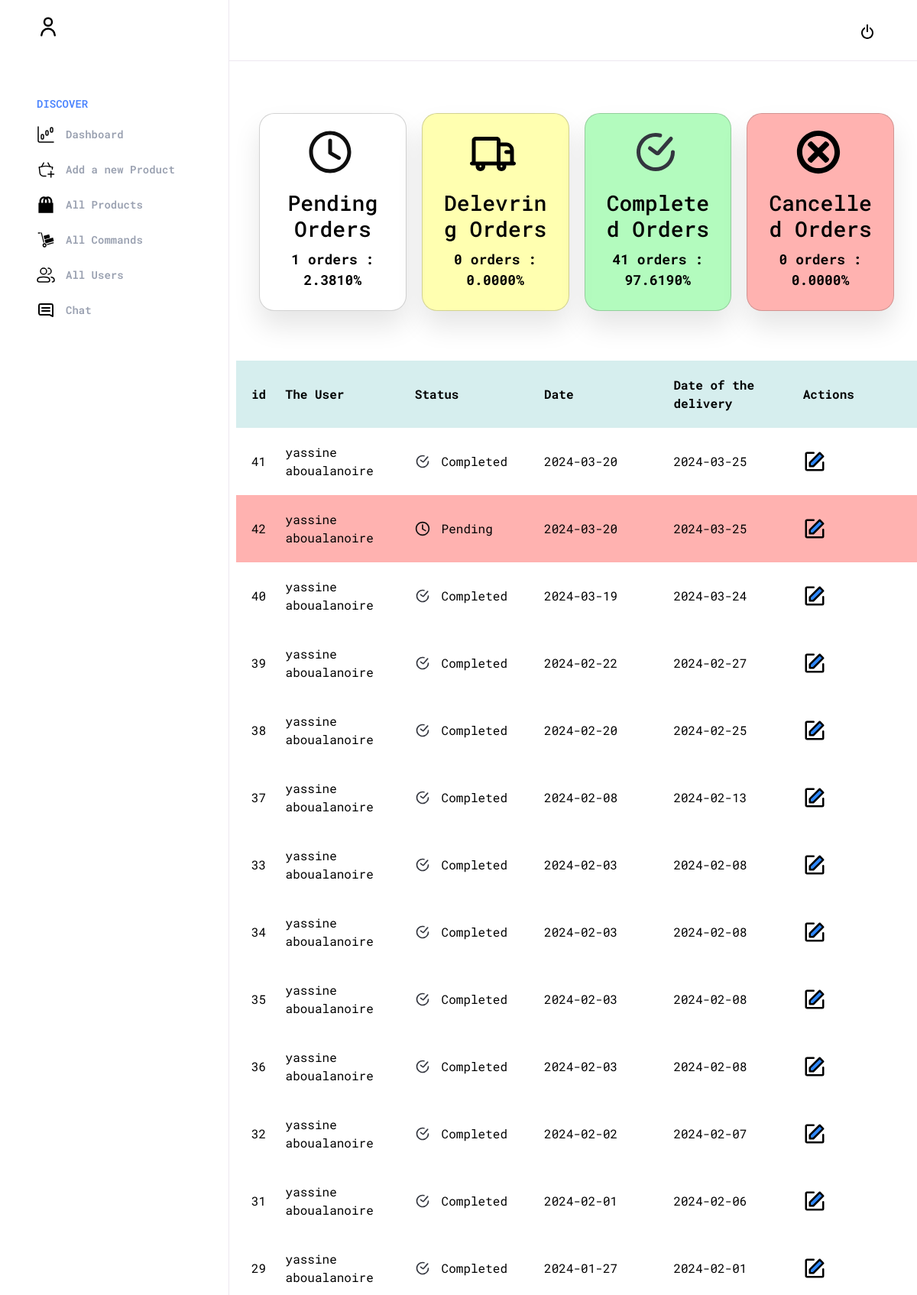
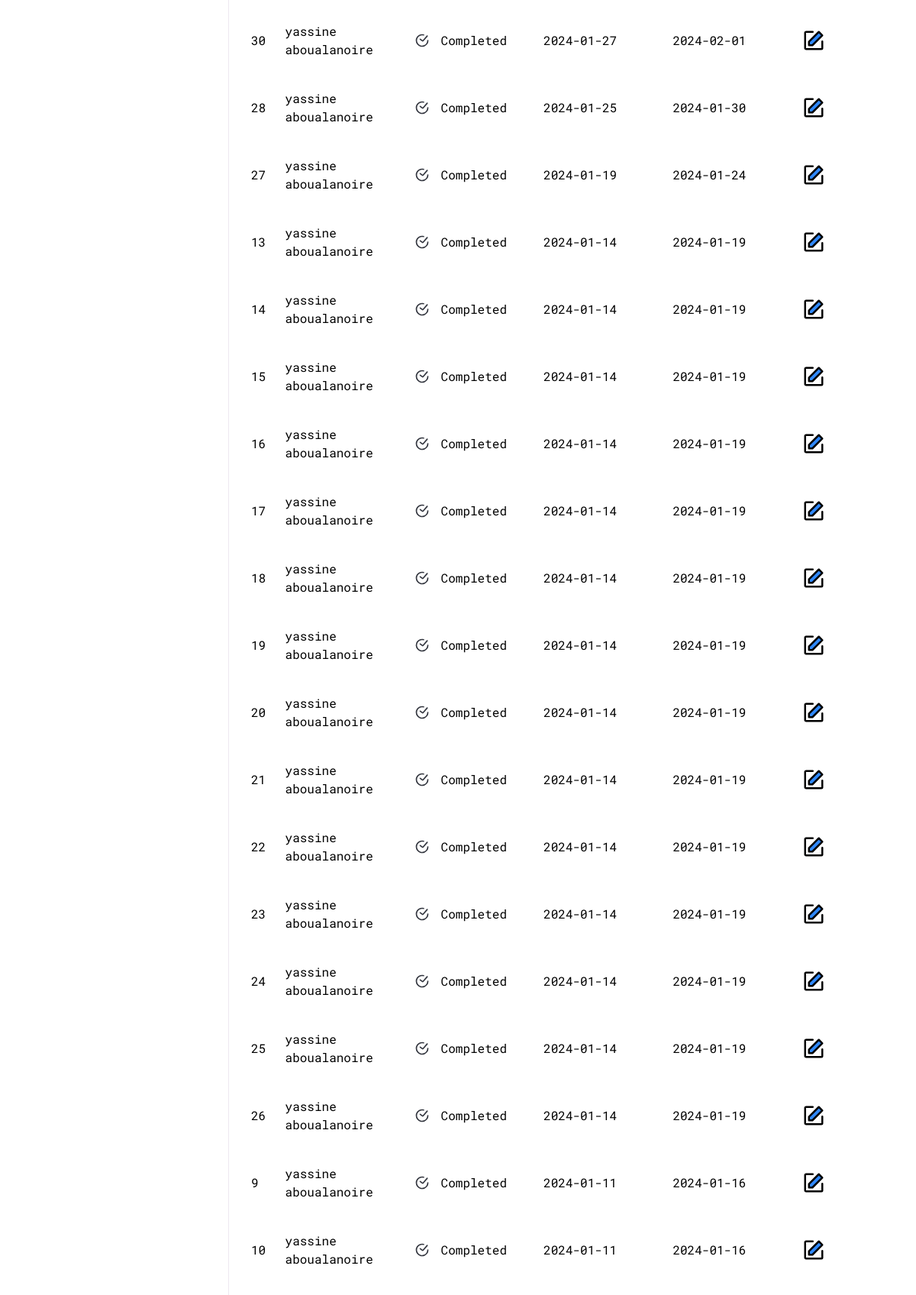
Page /admin/pages/display_commandes/display.php (upper part) on the committed database (2 pictures, top to bottom).
### tables this page shows
CREATE TABLE `orders` (
  `id` int(11) NOT NULL,
  `id_user` int(11) NOT NULL,
  `STATUS` varchar(100) NOT NULL,
  `ordate` date NOT NULL,
  `dilivredate` date NOT NULL,
  `adress` varchar(400) DEFAULT NULL
);

CREATE TABLE `users` (
  `id` int(11) NOT NULL,
  `FN` varchar(100) NOT NULL,
  `LN` varchar(100) NOT NULL,
  `USERNAME` varchar(100) NOT NULL,
  `EMAIL` varchar(100) NOT NULL,
  `PASSWORD_USER` varchar(100) NOT NULL,
  `genre` varchar(20) NOT NULL,
  `IS_ADMIN` int(1) NOT NULL DEFAULT 0,
  `SignUpDate` date DEFAULT NULL,
  `BornDate` date DEFAULT NULL,
  `Suspended` int(1) NOT NULL DEFAULT 0
);

CREATE TABLE `icon_order` (
  `id_icon` int(11) NOT NULL,
  `icon` varchar(2000) NOT NULL,
  `status` varchar(100) NOT NULL
);

### PHP/Functions.php (called while the page is built, shortened)
<?php
function connect(){
    $mysqli = new mysqli('localhost', 'root', '', 'moukhliss_store');
    if($mysqli->connect_errno != 0){
       return $mysqli->connect_error;
    }else{
       $mysqli->set_charset("utf8mb4");
    }
    return $mysqli;
 }
 function executeSingleValueQuery($query) {
    $mysqli = connect();
    $result = $mysqli->query($query);
    if ($result) {
        $row = $result->fetch_row();
        if ($row) {
            return $row[0];
        }
        else{
            return 0 ;
        }
    }
    return 0;
}
function getAllCommandes(){
    $mysqli = connect();
   $res = $mysqli->query("SELECT o.id, u.FN, u.LN, o.STATUS, o.ordate, o.dilivredate, io.icon
   FROM orders o
   JOIN users u ON o.id_user = u.id
   JOIN icon_order io ON o.STATUS = io.status
   ORDER BY o.ordate DESC
    ");
   if ($res->num_rows > 0){
   while($row = $res->fetch_assoc()){
      $commands[] = $row;
   }}
   else{
     $commands=0;
   }
   return $commands;
}
?>

### admin/pages/display_commandes/display.php (the view, shortened to what this page needs)
<?php
require '../../../PHP/Functions.php';
 ?>
 <!DOCTYPE html>
<html lang="en">
<head>
    <link rel="stylesheet" href="../../style.css">
    <link rel="stylesheet" href="main.css">
	<link rel="stylesheet" href="https://cdnjs.cloudflare.com/ajax/libs/font-awesome/5.15.4/css/all.min.css"/>
    <link href="https://cdn.jsdelivr.net/npm/bootstrap@5.2.3/dist/css/bootstrap.min.css" rel="stylesheet">
</head>
<body>
  <div class="dashboard">
	<aside class="search-wrap">
		<div class="user-actions">
			<button>
			<a href="../../../index.php">
				<svg xmlns="http://www.w3.org/2000/svg" width="24" height="24" viewBox="0 0 24 24"><path d="M12 21c4.411 0 8-3.589 8-8 0-3.35-2.072-6.221-5-7.411v2.223A6 6 0 0 1 18 13c0 3.309-2.691 6-6 6s-6-2.691-6-6a5.999 5.999 0 0 1 3-5.188V5.589C6.072 6.779 4 9.65 4 13c0 4.411 3.589 8 8 8z"/><path d="M11 2h2v10h-2z"/></svg>
	</a>				</button>
		</div>
	</aside>
	<header class="menu-wrap">
		<figure class="user">
			<div class="user-avatar">
			</div>
		</figure>
        <nav>
			<section class="dicover">
				<h3>Discover</h3>
				<ul>
				<li>
						<a href="../../dash.php">
						Dashboard
						</a>
					</li>
					<li>
						<a href="..\add-number\add.php">
						Add a new Product
						</a>
					</li>
					<li>
						<a href="..\display\display.php">
                       	All Products</a>
					</li>
					<li>
						<a href="..\display_commandes\display.php">
							All Commands
						</a>
					</li>
					<li>
						<a href="..\display_users\display.php">
							All Users
						</a>
					</li>
					<li>
						<a href="..\chat\chat.php">
						Chat				</a>
					</li>
				</ul>
			</section>
		</nav>
	</header>
    <div class="display">
  <div class="product-wrapper">
  <div class="display">
	<div class="before_table">
	<section class="main">
      <div class="main-skills">
        <div status='Pending' class="card">
          <i ></i>
          <h3>Pending Orders</h3>
		  <p> <?php echo executeSingleValueQuery("SELECT COUNT(*) from orders where status='Pending'"); ?> orders :  <?php echo executeSingleValueQuery("SELECT (COUNT(CASE WHEN status = 'Pending' THEN 1 END) / COUNT(*)) * 100 AS percentage FROM orders
"); ?>%</p>
        </div>
        <div status='Delevring' class="card">
          <i ></i>
          <h3>Delevring Orders</h3>
          <p> <?php echo executeSingleValueQuery("SELECT COUNT(*) from orders where status='Delevring'"); ?> orders :  <?php echo executeSingleValueQuery("SELECT (COUNT(CASE WHEN status = 'Delevring' THEN 1 END) / COUNT(*)) * 100 AS percentage FROM orders
"); ?>%</p>
        </div>
        <div status='Completed' class="card">
          <i ></i>
          <h3>Completed Orders</h3>
		  <p> <?php echo executeSingleValueQuery("SELECT COUNT(*) from orders where status='Completed'"); ?> orders :  <?php echo executeSingleValueQuery("SELECT (COUNT(CASE WHEN status = 'Completed' THEN 1 END) / COUNT(*)) * 100 AS percentage FROM orders
"); ?>%</p>
        </div>
		<div status='Cancelled' class="card">
          <i ></i>
          <h3>Cancelled Orders </h3>
		  <p> <?php echo executeSingleValueQuery("SELECT COUNT(*) from orders where status='Cancelled'"); ?> orders : <?php echo executeSingleValueQuery("SELECT (COUNT(CASE WHEN status = 'Cancelled' THEN 1 END) / COUNT(*)) * 100 AS percentage FROM orders
"); ?>%</p>
        </div>
      </div>
    </section>
	<br>
<div id="showdata" class="content_users">
  <table>
	<thead>
	<tr>
		<td>id </td>
		<td>The User </td>
		<td>Status</td>
		<td>Date </td>
		<td>Date of the delivery</td>
		<td>Actions</td>
	</tr>
	</thead>
	<?php
$Commands =getAllCommandes();
	if ($Commands!=0){
		$todaysDate = date("Y-m-d");
         foreach ($Commands as $command) {
			   ?>
	<tr status='<?php echo"  ".$command['STATUS'];?>' id="tr_<?php echo $command['id']; ?>" <?php if(($command['dilivredate']<$todaysDate ) AND ($command['STATUS']!="Completed")){
		echo "class=red_row";
	}?>>
		<td><?php echo $command['id']; ?></td>
		<td><?php echo $command['FN']." ".$command['LN'] ; ?></td>
		<td  ><?php echo$command['icon'];?> <span><?php echo"  ".$command['STATUS'];?> </span></td>
		<td><?php echo $command['ordate']; ?></td>
		<td><?php echo $command['dilivredate'];?></td>
		<td><a onclick="openForm('<?php echo $command['id']; ?>')"> </a>
		</td>
	</tr>
</div>
<?php
	}
	}
?>
</body>
</html>

### admin/style.css (style rules this page uses)
* { box-sizing: border-box; }
* { font-family: 'Karla', sans-serif; font-family: 'Nova Square', sans-serif; font-family: 'Poppins', sans-serif; font-family: 'Roboto Mono', monospace; }
html, body { color: #99a0b0; width: 100%; height: 100%; overflow: hidden; background: #f5f5fa; font-size: 16px; line-height: 120%; font-family: Open Sans, Helvetica, sans-serif; }
.dashboard { display: grid; width: 100%; height: 100%; grid-gap: 0; grid-template-columns: 300px auto; grid-template-rows: 80px auto; grid-template-areas: 'menu search' 'menu content'; }
.search-wrap { grid-area: search; background: #fff; border-bottom: 1px solid #ede8f0; display: flex; align-items: center; justify-content: space-between; padding: 0 3em; }
.search-wrap .user-actions button { border: 0; background: none; width: 32px; height: 32px; margin: 0; padding: 0; margin-left: 0.5em; }
.search-wrap .user-actions button svg { position: relative; top: 2px; }
.menu-wrap { grid-area: menu; padding-bottom: 3em; overflow: auto; background: #fff; border-right: 1px solid #ede8f0; }
.menu-wrap .user { height: 80px; display: flex; align-items: center; justify-content: flex-start; margin: 0; padding: 0 3em; }
.menu-wrap .user .user-avatar { width: 40px; height: 40px; border-radius: 50%; overflow: hidden; }
.menu-wrap nav { display: block; padding: 0 3em; }
.menu-wrap nav section { display: block; padding: 3em 0 0; }
.menu-wrap nav h3 { margin: 0; font-size: 0.875em; text-transform: uppercase; color: #4b84fe; font-weight: 600; }
.menu-wrap nav ul { display: block; padding: 0; margin: 0; }
.menu-wrap nav li { display: block; padding: 0; margin: 1em 0 0; }
.menu-wrap nav li a { display: flex; align-items: center; justify-content: flex-start; color: #99a0b0; text-decoration: none; font-weight: 600; font-size: 0.875em; transition: color 0.15s ease; }
.menu-wrap nav li a svg { display: block; margin-right: 1em; }
button { cursor: pointer; }
a { cursor: pointer; }
svg { cursor: pointer; }

### admin/pages/display_commandes/main.css (style rules this page uses)
* { font-family: 'Karla', sans-serif; font-family: 'Nova Square', sans-serif; font-family: 'Poppins', sans-serif; font-family: 'Roboto Mono', monospace; }
.display { padding-top: 1%; overflow: auto; }
table { table-layout: fixed; width: 100%; border-collapse: collapse; margin-bottom: 5%; }
th, td { padding: 20px; }
td svg , td span { vertical-align: middle; }
thead { background-color: #D6EEEE; font-weight: bolder; }
table { color: black; margin-top: 1.2%; }
svg { height: 30px; margin-right: 4%; }
a { text-decoration: none; }
header { height: 100vh; }
button { cursor: pointer; }
.red_row { background-color: rgba(255, 110, 106, 0.53); }
.before_table { margin-left: 1%; }
.main { position: relative; padding: 20px; width: 100%; color: black; }
.main-skills { display: flex; margin-top: 20px; }
.main-skills .card { width: 25%; margin: 10px; text-align: center; border-radius: 20px; padding: 10px; box-shadow: 0 20px 35px rgba(0, 0, 0, 0.1); }
.main-skills .card h3 { margin: 10px; text-transform: capitalize; }
.main-skills .card p { font-size: 18px; font-weight: bold; }
.main-skills .card i { font-size: 22px; padding: 10px; }
.main-skills .card i svg { height: 60px; }
.main-skills .card:nth-child(3) { background-color: rgba(100, 247, 123, 0.49); }
.main-skills .card:nth-child(2) { background-color: rgba(255, 255, 106, 0.53); }
.main-skills .card:nth-child(4) { background-color: rgba(255, 110, 106, 0.53); }
.card { cursor: pointer; }
td:first-child { width: 5%; }

### rows in the picture
orders: id "41", id_user.FN "yassine", id_user.LN "aboualanoire", STATUS "Completed", ordate "2024-03-20", dilivredate "2024-03-25"
orders: id "42", id_user.FN "yassine", id_user.LN "aboualanoire", STATUS "Pending", ordate "2024-03-20", dilivredate "2024-03-25"
orders: id "40", id_user.FN "yassine", id_user.LN "aboualanoire", STATUS "Completed", ordate "2024-03-19", dilivredate "2024-03-24"
orders: id "39", id_user.FN "yassine", id_user.LN "aboualanoire", STATUS "Completed", ordate "2024-02-22", dilivredate "2024-02-27"
orders: id "38", id_user.FN "yassine", id_user.LN "aboualanoire", STATUS "Completed", ordate "2024-02-20", dilivredate "2024-02-25"
orders: id "37", id_user.FN "yassine", id_user.LN "aboualanoire", STATUS "Completed", ordate "2024-02-08", dilivredate "2024-02-13"
orders: id "33", id_user.FN "yassine", id_user.LN "aboualanoire", STATUS "Completed", ordate "2024-02-03", dilivredate "2024-02-08"
orders: id "34", id_user.FN "yassine", id_user.LN "aboualanoire", STATUS "Completed", ordate "2024-02-03", dilivredate "2024-02-08"
orders: id "35", id_user.FN "yassine", id_user.LN "aboualanoire", STATUS "Completed", ordate "2024-02-03", dilivredate "2024-02-08"
orders: id "36", id_user.FN "yassine", id_user.LN "aboualanoire", STATUS "Completed", ordate "2024-02-03", dilivredate "2024-02-08"
orders: id "32", id_user.FN "yassine", id_user.LN "aboualanoire", STATUS "Completed", ordate "2024-02-02", dilivredate "2024-02-07"
orders: id "31", id_user.FN "yassine", id_user.LN "aboualanoire", STATUS "Completed", ordate "2024-02-01", dilivredate "2024-02-06"
orders: id "29", id_user.FN "yassine", id_user.LN "aboualanoire", STATUS "Completed", ordate "2024-01-27", dilivredate "2024-02-01"
orders: id "30", id_user.FN "yassine", id_user.LN "aboualanoire", STATUS "Completed", ordate "2024-01-27", dilivredate "2024-02-01"
orders: id "28", id_user.FN "yassine", id_user.LN "aboualanoire", STATUS "Completed", ordate "2024-01-25", dilivredate "2024-01-30"
orders: id "27", id_user.FN "yassine", id_user.LN "aboualanoire", STATUS "Completed", ordate "2024-01-19", dilivredate "2024-01-24"
orders: id "13", id_user.FN "yassine", id_user.LN "aboualanoire", STATUS "Completed", ordate "2024-01-14", dilivredate "2024-01-19"
orders: id "14", id_user.FN "yassine", id_user.LN "aboualanoire", STATUS "Completed", ordate "2024-01-14", dilivredate "2024-01-19"
orders: id "15", id_user.FN "yassine", id_user.LN "aboualanoire", STATUS "Completed", ordate "2024-01-14", dilivredate "2024-01-19"
orders: id "16", id_user.FN "yassine", id_user.LN "aboualanoire", STATUS "Completed", ordate "2024-01-14", dilivredate "2024-01-19"
orders: id "17", id_user.FN "yassine", id_user.LN "aboualanoire", STATUS "Completed", ordate "2024-01-14", dilivredate "2024-01-19"
orders: id "18", id_user.FN "yassine", id_user.LN "aboualanoire", STATUS "Completed", ordate "2024-01-14", dilivredate "2024-01-19"
orders: id "19", id_user.FN "yassine", id_user.LN "aboualanoire", STATUS "Completed", ordate "2024-01-14", dilivredate "2024-01-19"
orders: id "20", id_user.FN "yassine", id_user.LN "aboualanoire", STATUS "Completed", ordate "2024-01-14", dilivredate "2024-01-19"
orders: id "21", id_user.FN "yassine", id_user.LN "aboualanoire", STATUS "Completed", ordate "2024-01-14", dilivredate "2024-01-19"
orders: id "22", id_user.FN "yassine", id_user.LN "aboualanoire", STATUS "Completed", ordate "2024-01-14", dilivredate "2024-01-19"
orders: id "23", id_user.FN "yassine", id_user.LN "aboualanoire", STATUS "Completed", ordate "2024-01-14", dilivredate "2024-01-19"
orders: id "24", id_user.FN "yassine", id_user.LN "aboualanoire", STATUS "Completed", ordate "2024-01-14", dilivredate "2024-01-19"
orders: id "25", id_user.FN "yassine", id_user.LN "aboualanoire", STATUS "Completed", ordate "2024-01-14", dilivredate "2024-01-19"
orders: id "26", id_user.FN "yassine", id_user.LN "aboualanoire", STATUS "Completed", ordate "2024-01-14", dilivredate "2024-01-19"
orders: id "9", id_user.FN "yassine", id_user.LN "aboualanoire", STATUS "Completed", ordate "2024-01-11", dilivredate "2024-01-16"
orders: id "10", id_user.FN "yassine", id_user.LN "aboualanoire", STATUS "Completed", ordate "2024-01-11", dilivredate "2024-01-16"
